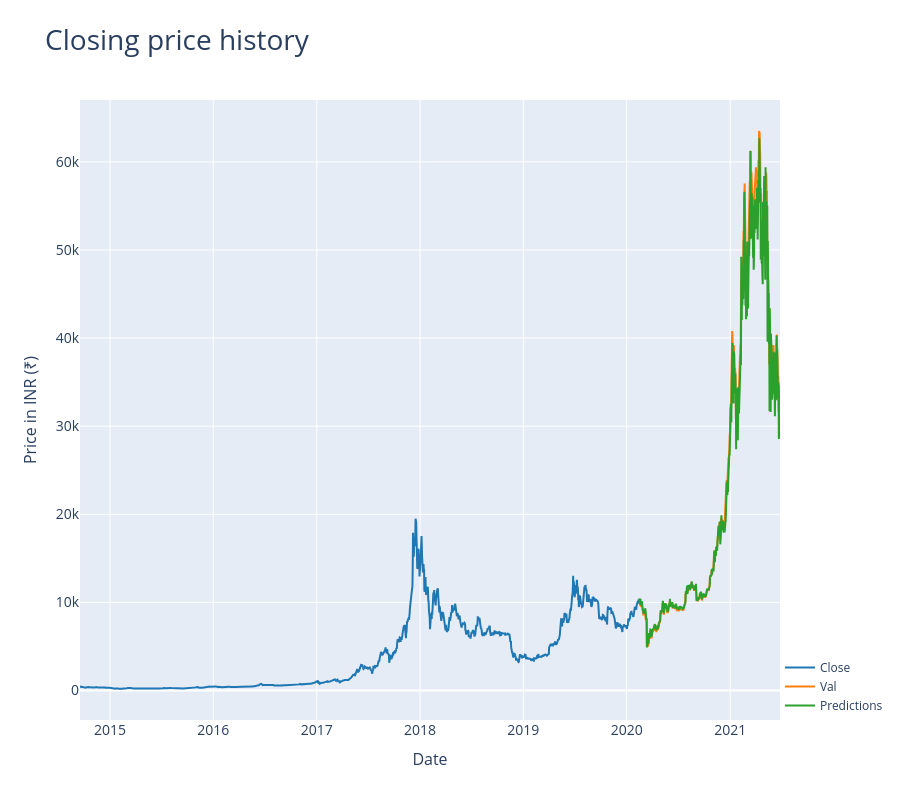

Notebook source saved alongside this figure:
### Code cell
fig = go.Figure()
fig.add_trace(go.Scatter(x = train.index, y = train.Close,mode='lines',name='Close',marker_color = '#1F77B4'))
fig.add_trace(go.Scatter(x = valid.index, y = valid.Close,mode='lines',name='Val',marker_color = '#FF7F0E'))
fig.add_trace(go.Scatter(x = valid.index, y = valid.Predictions,mode='lines',name='Predictions',marker_color = '#2CA02C'))

fig.update_layout(
    title={
        'text': 'Closing price history',
        'font': {'size': 28}
    },
    xaxis=dict(
        title={'text': 'Date', 'font': {'size': 16}},
        tickfont={'size': 14}
    ),
    yaxis=dict(
        title={'text': 'Price in INR (₹)', 'font': {'size': 16}},
        tickfont={'size': 14}
    ),
    height=800,
    legend=dict(
        y=0,
        x=1.0,
        bgcolor='rgba(255, 255, 255, 0)',
        bordercolor='rgba(255, 255, 255, 0)'
    )
)
fig.show()

### Figure 1 — Plotly figure (JSON) as saved in the notebook; plotly's stock layout.template omitted (floating-point values rounded to 4 significant figures; data arrays with more than 128 entries replaced by an {"elided": "..."} marker saying what was removed)
{"data": [{"marker": {"color": "#1F77B4"}, "mode": "lines", "name": "Close", "type": "scatter", "x": {"elided": "1977 str values"}, "y": {"elided": "1977 float values"}}, {"marker": {"color": "#FF7F0E"}, "mode": "lines", "name": "Val", "type": "scatter", "x": {"elided": "494 str values"}, "y": {"elided": "494 float values"}}, {"marker": {"color": "#2CA02C"}, "mode": "lines", "name": "Predictions", "type": "scatter", "x": {"elided": "494 str values"}, "y": {"elided": "494 float values"}}], "layout": {"height": 800, "legend": {"bgcolor": "rgba(255, 255, 255, 0)", "bordercolor": "rgba(255, 255, 255, 0)", "x": 1, "y": 0}, "title": {"font": {"size": 28}, "text": "Closing price history"}, "xaxis": {"tickfont": {"size": 14}, "title": {"font": {"size": 16}, "text": "Date"}}, "yaxis": {"tickfont": {"size": 14}, "title": {"font": {"size": 16}, "text": "Price in INR (₹)"}}}}
